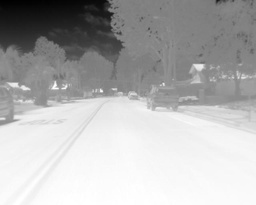
#> input picture FLIR_00780.jpeg, 256 x 205 px, shrunk from 640 x 512 before the run
$ python 'BF&DRP.py'
#> lines starting #> are read from the running program, lines starting #| are printed output that depends on the picture
from PIL import Image
import numpy as np
from pylab import *

'''
 _______________________________________________________________________________________
|  参考文献：《New technique for the visualization of high dynamic range infrared images》 |                                                                           |
|  主要思想： 通过双边滤波器（均值滤波和高斯滤波）将图片分离成detail和base两部分，分别对两部分进行处理 |
|           然后再进行合并。对于base和detail进行gamma修正，然后进行浸润（1%），最后以一定比例进行   |
|           合并输出                                                                     |
|                                                                                       |
|                                                                                       |
|                                                                                       |
|                                                                                       |
|______________________________________________________________________________________ |                                                                          |
'''


def BilateralFilter(img, winsize, Q=20):   # 输入一个array的图像
    row, col = img.shape
    r = int(winsize/2)
    c = r
    new_img = np.zeros((row, col))   # 初始化滤波后的图片
    max = np.max(img)
    min = np.min(img)
    sigma_g = int((max-min)/Q)
    sigma2 = 2 * sigma_g*sigma_g
    kernel = np.zeros((winsize, winsize))  # 初始化滤波器
    image1 = np.pad(img, ((r, c), (r, c)), constant_values=0)
    for i in range(r, row+r):
        for j in range(r, col+r):
            '''每一个像素都对应一个像素滤波器'''
            gkernel = np.zeros((winsize, winsize))  # 构造高斯滤波器
            for m in range(-r, r + 1):
                for n in range(-r, c + 1):
                    gkernel[m + r][n + c] = np.exp(-pow((int(image1[i][j]) - int(image1[i + m][j + n])), 2) / sigma2)
                    kernel[m + r][n + c] = (1/winsize**2) * gkernel[m + r][n + r]
            sum_kernel = sum(sum(kernel))
            kernel = kernel / sum_kernel  # 归一化
            for m in range(-r, r + 1):  # 生成新的像素
                for n in range(-c, c + 1):
                    new_img[i-r][j-r] = image1[i + m][j + n] * kernel[m + r][n + c] + new_img[i-r][j-r]
    BP = Image.fromarray(new_img)
    BP = BP.convert('L')
    BP.save('./base2.jpeg')
    return new_img


def gamma_correction(img, gamma):   # gamma修正
    row, col = img.shape
    new_img = np.zeros((row, col))
    for i in range(row):
        for j in range(col):
                new_img[i][j] = img[i][j]*gamma*gamma
    return new_img


def saturate(input, sat):
    row, col = input.shape
    sum = row*col
    threshold = int(sat*sum)
    copy = input
    inf = np.sort(copy.flatten())[threshold-1]
    sup = np.sort(copy.flatten())[-threshold]
    for i in range(row):
        for j in range(col):
            if input[i][j] < inf:
                input[i][j] = inf
            if input[i][j] > sup:
                input[i][j] = sup
    return input


def recombine(detail, base, p):    # 这里考虑线性压缩，将原先图像范围映射至0-2^M*p
    max_d = np.max(detail)
    min_d = np.min(detail)
    row, col = detail.shape
    new_detail = np.zeros((row, col))
    for i in range(row):
        for j in range(col):
            new_detail[i][j] = ((detail[i][j] - min_d)/(max_d - min_d))*(p*256)
    max_b = np.max(base)
    min_b = np.min(base)
    new_base = np.zeros((row, col))
    for i in range(row):
        for j in range(col):
            new_base[i][j] = ((base[i][j] - min_b)/(max_b - min_b))*((1-p)*256)
    return new_base + new_detail


def show_img(img):
    BP = Image.fromarray(img)
    BP.show()


def HE(path):
    im = Image.open(path)
    imhist, bins = histogram(im, 256, density=True)
    new_imhist = [0 for x in range(256)]
    for i in range(256):
        new_imhist[i] = round(255*imhist[0:i+1].sum())   # 计算原先的灰度值对应新的灰度值
    im = np.array(im)
    new_imhist = np.array(new_imhist)
    im_eq = new_imhist[im]  # 关键：将新生成的直方图作用于之前的图片上生成新的图片,原理是：若b为一维的array，
                            # 对于c = b[a]返回一个和a同型的array，其中，c[i][j]=b[a[i][j]]，故a[i][j]需在b的索引范围内
    a = Image.fromarray(im_eq)
    a.show()


def BF_DRP(origin_img_path, winsize, Q, gamma_d, gamma_b, p):
#> called with origin_img_path = './FLIR_00780.jpeg', winsize = 3, Q = 20, gamma_d = 1.2, gamma_b = 0.9, p = 0.4
    origin_img = Image.open(origin_img_path).convert('L')
#> origin_img is the input picture: PIL image 256x205 L; min 0, max 255, mean 177.8
    origin_img = np.array(origin_img)
    base = BilateralFilter(origin_img, winsize, Q)
#> in BilateralFilter, `max = np.max(img)`: max = 255
#> in BilateralFilter, `min = np.min(img)`: min = 0
#> in BilateralFilter, `sigma_g = int((max-min)/Q)`: sigma_g = 12
#> in BilateralFilter, `sigma2 = 2 * sigma_g*sigma_g`: sigma2 = 288
#> in BilateralFilter, `image1 = np.pad(img, ((r, c), (r, c)), constant_values=0)`:
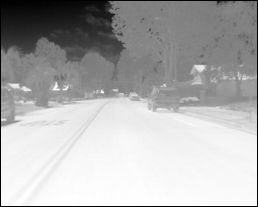
#> image1: shape (207, 258); min 0, max 255, mean 174.7
#> after the loop in BilateralFilter, `for i in range(r, row+r):`: kernel = [[0.25, 0.25, 1.41e-95], [0.25, 0.25, 1.41e-95], [1.41e-95, 1.41e-95, 1.41e-95]]
    origin_img = np.array(origin_img, np.int32)
#> origin_img: shape (205, 256) int32
    base = np.array(base, np.int32)
    detail_img = origin_img - base
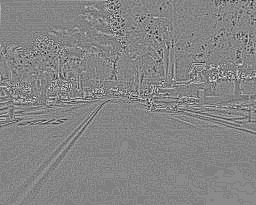
#> detail_img: shape (205, 256) int32; min -11, max 11, mean 0.494; drawn with min black and max white
    col, row = detail_img.shape
#> col = 205; row = 256
    gamma_base = gamma_correction(base, gamma_b)
#> after the loop in gamma_correction, `for i in range(row):`:
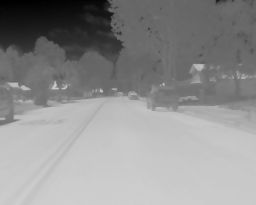
#> new_img: shape (205, 256) float64; min 0, max 206.6, mean 143.6
    gamma_detail = gamma_correction(detail_img, gamma_d)
    new_img = recombine(gamma_detail, gamma_base, p)
#> in recombine, `max_d = np.max(detail)`: max_d = 15.84
#> in recombine, `min_d = np.min(detail)`: min_d = -15.84
#> after the loop in recombine, `for i in range(row):`:
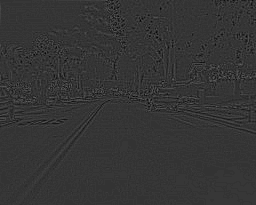
#> new_detail: shape (205, 256) float64; min 0, max 102.4, mean 53.5
#> in recombine, `max_b = np.max(base)`: max_b = 206.6
#> in recombine, `min_b = np.min(base)`: min_b = 0
#> after the loop in recombine, `for i in range(row):`:
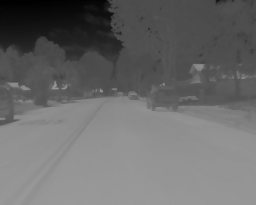
#> new_base: shape (205, 256) float64; min 0, max 153.6, mean 106.8
#> in recombine, `return new_base + new_detail`:
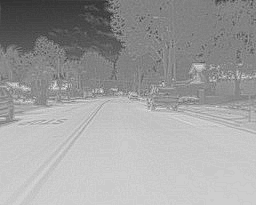
#> returned value: shape (205, 256) float64; min 40.58, max 242.9, mean 160.3
    new_base = saturate(gamma_base, 0.001)
#> in saturate, `inf = np.sort(copy.flatten())[threshold-1]`: inf = 0.81
#> in saturate, `sup = np.sort(copy.flatten())[-threshold]`: sup = 206.6
    new_detail = saturate(gamma_detail, 0.001)
#> call 2 of saturate, with sat = 0.001
#> in saturate (call 2), `inf = np.sort(copy.flatten())[threshold-1]`: inf = -10.08
#> in saturate (call 2), `sup = np.sort(copy.flatten())[-threshold]`: sup = 11.52
#> after the loop in saturate (call 2), `for i in range(row):`:
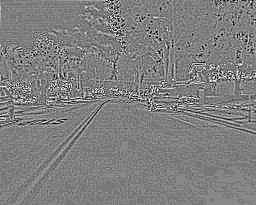
#> input: shape (205, 256) float64; min -10.08, max 11.52, mean 0.712; drawn with min black and max white
    new_img = recombine(new_detail, new_base, p)
    show_img(new_img)


BF_DRP("./FLIR_00780.jpeg", 3, 20, 1.2, 0.9, 0.4)
# [31 lines of commented-out code are left out]

$ run again, with FLIR_00010.jpeg copied over FLIR_00780.jpeg
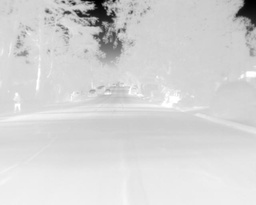
#> input picture FLIR_00010.jpeg, 256 x 205 px, shrunk from 640 x 512 before the run
#> in BF_DRP, origin_img is the input picture: PIL image 256x205 L; min 0, max 255, mean 212.6
#> max = 255
#> min = 0
#> sigma_g = 12
#> sigma2 = 288
#> after the loop in BilateralFilter, `for i in range(r, row+r):`: kernel = [[0.25, 0.25, 9.56e-87], [0.25, 0.25, 9.56e-87], [9.56e-87, 9.56e-87, 9.56e-87]]
#> origin_img: shape (205, 256) int32
#> max_d = 17.28
#> min_d = -17.28
#> after the loop in recombine, `for i in range(row):`:
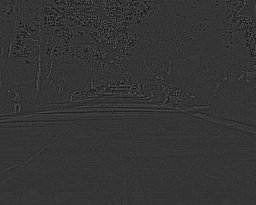
#> new_detail: shape (205, 256) float64; min 0, max 102.4, mean 53.2
#> max_b = 205.7
#> min_b = 0
#> inf = 2.43
#> sup = 204.1
#> inf = -11.52
#> sup = 11.52
#> after the loop in saturate (call 2), `for i in range(row):`:
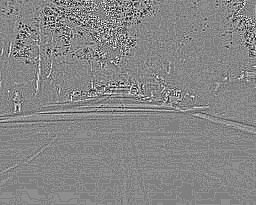
#> input: shape (205, 256) float64; min -11.52, max 11.52, mean 0.661; drawn with min black and max white

$ run again, with FLIR_00050.jpeg copied over FLIR_00780.jpeg
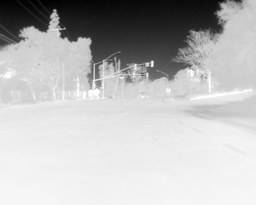
#> input picture FLIR_00050.jpeg, 256 x 205 px, shrunk from 640 x 512 before the run
#> in BF_DRP, origin_img is the input picture: PIL image 256x205 L; min 0, max 255, mean 185.9
#> max = 255
#> min = 0
#> sigma_g = 12
#> sigma2 = 288
#> after the loop in BilateralFilter, `for i in range(r, row+r):`: kernel = [[0.25, 0.25, 2.5e-93], [0.25, 0.25, 2.5e-93], [2.5e-93, 2.5e-93, 2.5e-93]]
#> origin_img: shape (205, 256) int32
#> max_d = 17.28
#> min_d = -17.28
#> after the loop in recombine, `for i in range(row):`:
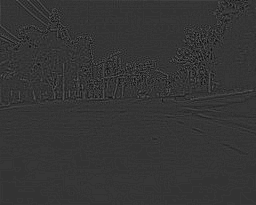
#> new_detail: shape (205, 256) float64; min 0, max 102.4, mean 53.3
#> max_b = 205.7
#> min_b = 0
#> inf = 1.62
#> sup = 203.3
#> inf = -11.52
#> sup = 12.96
#> after the loop in saturate (call 2), `for i in range(row):`:
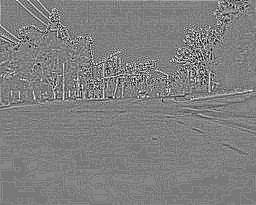
#> input: shape (205, 256) float64; min -11.52, max 12.96, mean 0.703; drawn with min black and max white

$ run again, with FLIR_00150.jpeg copied over FLIR_00780.jpeg
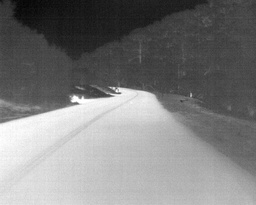
#> input picture FLIR_00150.jpeg, 256 x 205 px, shrunk from 640 x 512 before the run
#> in BF_DRP, origin_img is the input picture: PIL image 256x205 L; min 3, max 255, mean 124.4
#> max = 255
#> min = 3
#> sigma_g = 12
#> sigma2 = 288
#> after the loop in BilateralFilter, `for i in range(r, row+r):`: kernel = [[0.252, 0.241, 1.46e-48], [0.252, 0.255, 1.46e-48], [1.46e-48, 1.46e-48, 1.46e-48]]
#> origin_img: shape (205, 256) int32
#> max_d = 17.28
#> min_d = -14.4
#> max_b = 205.7
#> min_b = 4.86
#> inf = 8.1
#> sup = 203.3
#> inf = -11.52
#> sup = 12.96
#> after the loop in saturate (call 2), `for i in range(row):`:
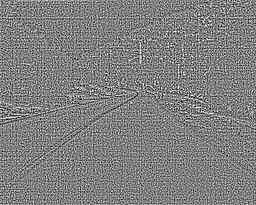
#> input: shape (205, 256) float64; min -11.52, max 12.96, mean 0.737; drawn with min black and max white
